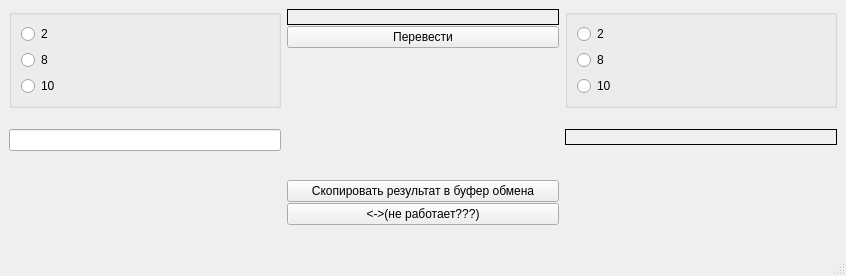
<?xml version="1.0" encoding="UTF-8"?>
<ui version="4.0">
 <class>MainWindow</class>
 <widget class="QMainWindow" name="MainWindow">
  <property name="geometry">
   <rect>
    <x>0</x>
    <y>0</y>
    <width>846</width>
    <height>276</height>
   </rect>
  </property>
  <property name="sizePolicy">
   <sizepolicy hsizetype="Minimum" vsizetype="Minimum">
    <horstretch>0</horstretch>
    <verstretch>0</verstretch>
   </sizepolicy>
  </property>
  <property name="windowTitle">
   <string>MainWindow</string>
  </property>
  <widget class="QWidget" name="centralwidget">
   <layout class="QHBoxLayout" name="horizontalLayout">
    <property name="sizeConstraint">
     <enum>QLayout::SetMinimumSize</enum>
    </property>
    <item>
     <layout class="QVBoxLayout" name="verticalLayout_2" stretch="0,0,0,0">
      <property name="spacing">
       <number>1</number>
      </property>
      <property name="sizeConstraint">
       <enum>QLayout::SetMaximumSize</enum>
      </property>
      <item>
       <widget class="QGroupBox" name="whaat">
        <property name="checkable">
         <bool>false</bool>
        </property>
        <layout class="QVBoxLayout" name="inputNumSys">
         <property name="sizeConstraint">
          <enum>QLayout::SetMaximumSize</enum>
         </property>
         <item>
          <widget class="QRadioButton" name="inBinSys">
           <property name="text">
            <string>2</string>
           </property>
           <property name="autoExclusive">
            <bool>true</bool>
           </property>
          </widget>
         </item>
         <item>
          <widget class="QRadioButton" name="inOctSys">
           <property name="sizePolicy">
            <sizepolicy hsizetype="Ignored" vsizetype="Fixed">
             <horstretch>0</horstretch>
             <verstretch>0</verstretch>
            </sizepolicy>
           </property>
           <property name="text">
            <string>8</string>
           </property>
           <property name="autoExclusive">
            <bool>true</bool>
           </property>
          </widget>
         </item>
         <item>
          <widget class="QRadioButton" name="inDecSys">
           <property name="text">
            <string>10</string>
           </property>
           <property name="autoExclusive">
            <bool>true</bool>
           </property>
          </widget>
         </item>
        </layout>
       </widget>
      </item>
      <item>
       <spacer name="horizontalSpacer">
        <property name="orientation">
         <enum>Qt::Horizontal</enum>
        </property>
        <property name="sizeHint" stdset="0">
         <size>
          <width>40</width>
          <height>20</height>
         </size>
        </property>
       </spacer>
      </item>
      <item>
       <widget class="QLineEdit" name="inputValue"/>
      </item>
      <item>
       <spacer name="verticalSpacer_2">
        <property name="orientation">
         <enum>Qt::Vertical</enum>
        </property>
        <property name="sizeHint" stdset="0">
         <size>
          <width>20</width>
          <height>40</height>
         </size>
        </property>
       </spacer>
      </item>
     </layout>
    </item>
    <item>
     <layout class="QVBoxLayout" name="verticalLayout">
      <property name="spacing">
       <number>1</number>
      </property>
      <property name="sizeConstraint">
       <enum>QLayout::SetMaximumSize</enum>
      </property>
      <item>
       <widget class="QLabel" name="errorLine">
        <property name="enabled">
         <bool>true</bool>
        </property>
        <property name="sizePolicy">
         <sizepolicy hsizetype="Minimum" vsizetype="Maximum">
          <horstretch>0</horstretch>
          <verstretch>0</verstretch>
         </sizepolicy>
        </property>
        <property name="frameShape">
         <enum>QFrame::Box</enum>
        </property>
        <property name="text">
         <string/>
        </property>
       </widget>
      </item>
      <item>
       <widget class="QPushButton" name="translateButton">
        <property name="sizePolicy">
         <sizepolicy hsizetype="Minimum" vsizetype="Maximum">
          <horstretch>0</horstretch>
          <verstretch>0</verstretch>
         </sizepolicy>
        </property>
        <property name="text">
         <string>Перевести</string>
        </property>
       </widget>
      </item>
      <item>
       <spacer name="verticalSpacer_3">
        <property name="orientation">
         <enum>Qt::Vertical</enum>
        </property>
        <property name="sizeHint" stdset="0">
         <size>
          <width>20</width>
          <height>40</height>
         </size>
        </property>
       </spacer>
      </item>
      <item>
       <widget class="QPushButton" name="copyButton">
        <property name="text">
         <string>Скопировать результат в буфер обмена</string>
        </property>
       </widget>
      </item>
      <item>
       <widget class="QPushButton" name="swapButton">
        <property name="enabled">
         <bool>true</bool>
        </property>
        <property name="text">
         <string>&lt;-&gt;(не работает???)</string>
        </property>
       </widget>
      </item>
      <item>
       <spacer name="horizontalSpacer_2">
        <property name="orientation">
         <enum>Qt::Horizontal</enum>
        </property>
        <property name="sizeHint" stdset="0">
         <size>
          <width>40</width>
          <height>20</height>
         </size>
        </property>
       </spacer>
      </item>
     </layout>
    </item>
    <item>
     <layout class="QVBoxLayout" name="output">
      <property name="spacing">
       <number>1</number>
      </property>
      <property name="sizeConstraint">
       <enum>QLayout::SetMaximumSize</enum>
      </property>
      <item>
       <widget class="QGroupBox" name="whaat_2">
        <layout class="QVBoxLayout" name="outputNumSys">
         <property name="rightMargin">
          <number>1</number>
         </property>
         <item>
          <widget class="QRadioButton" name="outBinSys">
           <property name="text">
            <string>2</string>
           </property>
           <property name="autoExclusive">
            <bool>true</bool>
           </property>
          </widget>
         </item>
         <item>
          <widget class="QRadioButton" name="outOctSys">
           <property name="text">
            <string>8</string>
           </property>
           <property name="autoExclusive">
            <bool>true</bool>
           </property>
          </widget>
         </item>
         <item>
          <widget class="QRadioButton" name="outDecSys">
           <property name="text">
            <string>10</string>
           </property>
           <property name="autoExclusive">
            <bool>true</bool>
           </property>
          </widget>
         </item>
        </layout>
       </widget>
      </item>
      <item>
       <spacer name="horizontalSpacer_3">
        <property name="orientation">
         <enum>Qt::Horizontal</enum>
        </property>
        <property name="sizeHint" stdset="0">
         <size>
          <width>40</width>
          <height>20</height>
         </size>
        </property>
       </spacer>
      </item>
      <item>
       <widget class="QLabel" name="translatedValue">
        <property name="sizePolicy">
         <sizepolicy hsizetype="Minimum" vsizetype="Minimum">
          <horstretch>0</horstretch>
          <verstretch>0</verstretch>
         </sizepolicy>
        </property>
        <property name="frameShape">
         <enum>QFrame::Box</enum>
        </property>
        <property name="frameShadow">
         <enum>QFrame::Plain</enum>
        </property>
        <property name="text">
         <string/>
        </property>
       </widget>
      </item>
      <item>
       <spacer name="verticalSpacer">
        <property name="orientation">
         <enum>Qt::Vertical</enum>
        </property>
        <property name="sizeHint" stdset="0">
         <size>
          <width>20</width>
          <height>40</height>
         </size>
        </property>
       </spacer>
      </item>
     </layout>
    </item>
   </layout>
  </widget>
  <widget class="QStatusBar" name="statusbar"/>
  <widget class="QMenuBar" name="menubar">
   <property name="geometry">
    <rect>
     <x>0</x>
     <y>0</y>
     <width>846</width>
     <height>25</height>
    </rect>
   </property>
  </widget>
 </widget>
 <resources/>
 <connections/>
</ui>
